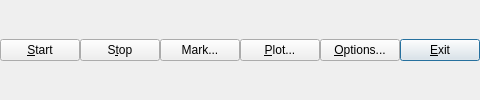
    <widget class="QWidget" name="Panel4" native="true">
     <property name="enabled">
      <bool>true</bool>
     </property>
     <property name="sizePolicy">
      <sizepolicy hsizetype="Preferred" vsizetype="Fixed">
       <horstretch>0</horstretch>
       <verstretch>0</verstretch>
      </sizepolicy>
     </property>
     <property name="toolTip">
      <string/>
     </property>
     <property name="text" stdset="0">
      <string/>
     </property>
     <layout class="QHBoxLayout" name="horizontalLayout_2">
      <property name="spacing">
       <number>0</number>
      </property>
      <property name="leftMargin">
       <number>0</number>
      </property>
      <property name="topMargin">
       <number>0</number>
      </property>
      <property name="rightMargin">
       <number>0</number>
      </property>
      <property name="bottomMargin">
       <number>0</number>
      </property>
      <item>
       <widget class="QPushButton" name="BtnStart">
        <property name="enabled">
         <bool>true</bool>
        </property>
        <property name="toolTip">
         <string/>
        </property>
        <property name="text">
         <string>&amp;Start</string>
        </property>
        <property name="icon">
         <iconset resource="rtknavi_qt.qrc">
          <normaloff>:/buttons/start.bmp</normaloff>:/buttons/start.bmp</iconset>
        </property>
       </widget>
      </item>
      <item>
       <widget class="QPushButton" name="BtnStop">
        <property name="toolTip">
         <string/>
        </property>
        <property name="text">
         <string>S&amp;top</string>
        </property>
        <property name="icon">
         <iconset resource="rtknavi_qt.qrc">
          <normaloff>:/buttons/stop2.bmp</normaloff>:/buttons/stop2.bmp</iconset>
        </property>
       </widget>
      </item>
      <item>
       <widget class="QPushButton" name="BtnMark">
        <property name="text">
         <string>Mark...</string>
        </property>
        <property name="icon">
         <iconset resource="../rtkpost_qt/rtkpost_qt.qrc">
          <normaloff>:/buttons/point.bmp</normaloff>:/buttons/point.bmp</iconset>
        </property>
       </widget>
      </item>
      <item>
       <widget class="QPushButton" name="BtnPlot">
        <property name="enabled">
         <bool>true</bool>
        </property>
        <property name="toolTip">
         <string/>
        </property>
        <property name="text">
         <string>&amp;Plot...</string>
        </property>
        <property name="icon">
         <iconset resource="../rtkpost_qt/rtkpost_qt.qrc">
          <normaloff>:/buttons/chart.bmp</normaloff>:/buttons/chart.bmp</iconset>
        </property>
       </widget>
      </item>
      <item>
       <widget class="QPushButton" name="BtnOpt">
        <property name="enabled">
         <bool>true</bool>
        </property>
        <property name="toolTip">
         <string/>
        </property>
        <property name="text">
         <string>&amp;Options...</string>
        </property>
        <property name="icon">
         <iconset resource="../rtkpost_qt/rtkpost_qt.qrc">
          <normaloff>:/buttons/toolbmp</normaloff>:/buttons/toolbmp</iconset>
        </property>
       </widget>
      </item>
      <item>
       <widget class="QPushButton" name="BtnExit">
        <property name="enabled">
         <bool>true</bool>
        </property>
        <property name="toolTip">
         <string/>
        </property>
        <property name="text">
         <string>&amp;Exit</string>
        </property>
        <property name="autoDefault">
         <bool>true</bool>
        </property>
        <property name="default">
         <bool>true</bool>
        </property>
       </widget>
      </item>
     </layout>
    </widget>
